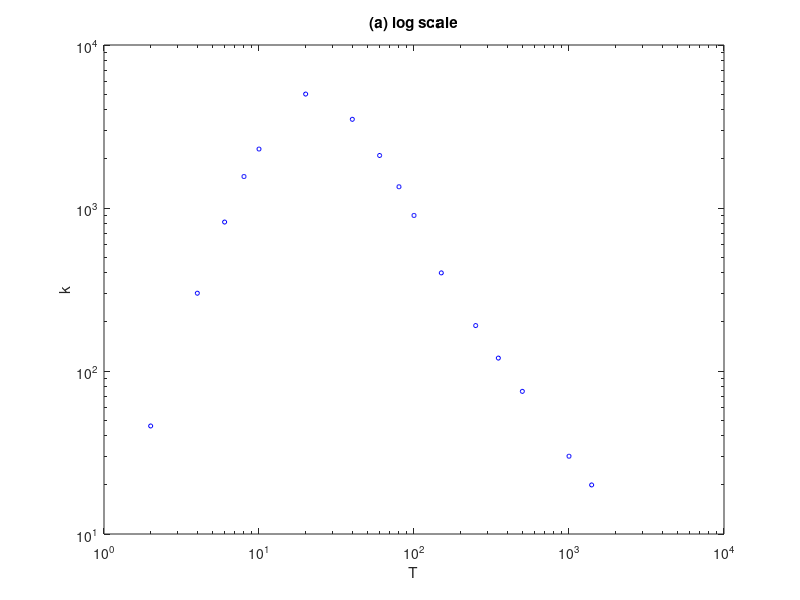

Recreate this plot in MATLAB. (Note: this script raises an error after producing the figure.)
clc; clear;
T = [2 4 6 8 10 20 40 60 80 100 150 250 ...
    350 500 1000 1400];
k = [46 300 820 1560 2300 5000 3500 2100 ...
    1350 900 400 190 120 75 30 20];

loglog(T,k, 'bo', 'MarkerSize', 3)
xlabel("T")
ylabel("k")
title("(a) log scale")

% order 2
x = log10(T);
y = log10(k);
p2 = curvefit2(x, y); % dont use polyfit use curve fitting algorithm. i will update this code later

syms k_syms T_syms
k_eqn = solve(log10(k_syms) == p2(1)*log10(T_syms)^2 + p2(2)*log10(T_syms) + p2(3),...
   k_syms );
disp(vpa(k_eqn, 3))
kval = matlabFunction(k_eqn);

T_span = linspace(min(10.^x), max(10.^x), 1000);
p2_span = polyval(p2, T_span);

hold on
plot(T_span, kval(T_span))

% order 3
x = log10(T);
y = log10(k);
p2 = curvefit3(x, y);

syms k_syms T_syms
k_eqn = solve(log10(k_syms) == p2(1)*log10(T_syms)^3 + p2(2)*log10(T_syms)^2 + p2(3)*log10(T_syms) + p2(4),...
   k_syms );
disp(vpa(k_eqn, 3))
kval = matlabFunction(k_eqn);

T_span = linspace(min(10.^x), max(10.^x), 1000);
p2_span = polyval(p2, T_span);

plot(T_span, kval(T_span))

legend("real data", "order 2", "order 3")

% functions
function coef = curvefit2(xpoint, ypoint)
    nval = length(xpoint);
    sumx = sum(xpoint);
    sumx2 = sum(xpoint.^2);
    sumx3 = sum(xpoint.^3);
    sumx4 = sum(xpoint.^4);
    sumy = sum(ypoint);
    sumxy = sum(xpoint.*ypoint);
    sumx2y = sum((xpoint.^2).*ypoint);
    coef = [nval sumx sumx2; sumx sumx2 sumx3; sumx2 sumx3 sumx4] \ [sumy; sumxy; sumx2y];
    coef = flip(coef');
end

function coef = curvefit3(xpoint, ypoint)
    nval = length(xpoint);
    sumx = sum(xpoint);
    sumx2 = sum(xpoint.^2);
    sumx3 = sum(xpoint.^3);
    sumx4 = sum(xpoint.^4);
    sumx5 = sum(xpoint.^5);
    sumx6 = sum(xpoint.^6);
    sumy = sum(ypoint);
    sumxy = sum(xpoint.*ypoint);
    sumx2y = sum((xpoint.^2).*ypoint);
    sumx3y = sum((xpoint.^3).*ypoint);
    coef = [nval sumx sumx2 sumx3; sumx sumx2 sumx3 sumx4; sumx2 sumx3 sumx4 sumx5; sumx3 sumx4 sumx5 sumx6] \ [sumy; sumxy; sumx2y; sumx3y];
    coef = flip(coef');
end
